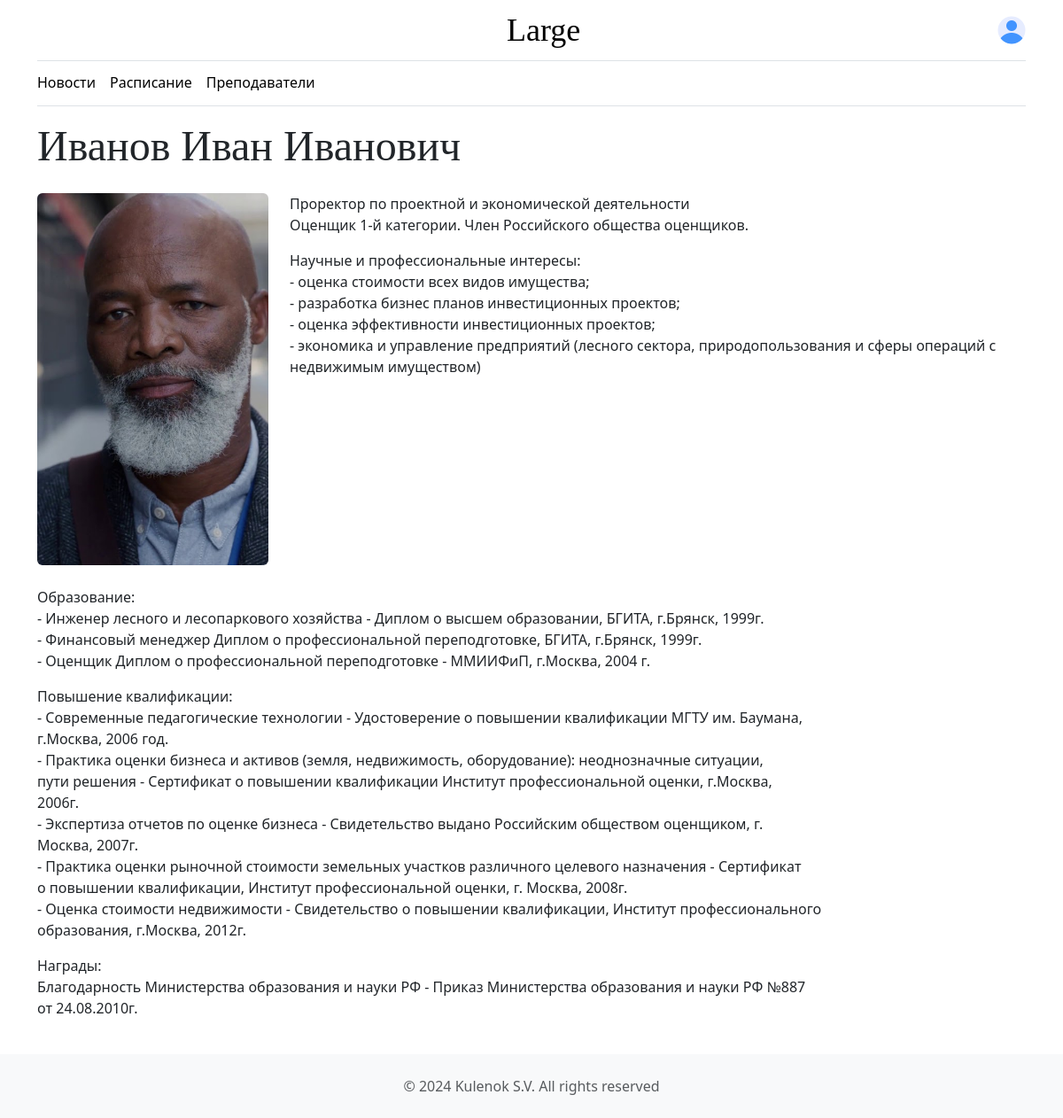
/teachers/ivanov-ivan-ivanovich, run on the app's committed database.
### university/models.py (models this page shows, shortened)
class teacher_model(models.Model):
    image = models.ImageField(upload_to='uploads', blank=True)
    fullname = models.CharField(max_length=150, blank=False)
    job = models.CharField(max_length=200, blank=False)
    short_description = models.CharField(max_length=100, blank=True)
    head_text = models.TextField(blank=False)
    description = models.TextField(blank=True)
    slug = models.SlugField(null=False, unique=True)
    class Meta: ordering = ["fullname"]

### university/views.py (the view)
# urls.py: path("teachers/<slug:teacher_slug>", views.teacher, name="teacher"),
def teacher(request, teacher_slug):
    teacher_data = get_object_or_404(teacher_model, slug=teacher_slug)
    context = {'title': f'Преподаватели | {teacher_data.fullname}',
               'data': teacher_data}
    return render(request, 'university/teacher.html', context)

### templates/university/teacher.html
{% extends "university/base.html" %}
{% load static %}
{% block body %}
<main class="container mb-4">
    <div class="col-md-12">
        <h2 class="display-5 mb-4">{{data.fullname}}</h2>
        <div class="row mb-4">
            {% if data.image %}
            <div class="col-3">
                <img class="img-fluid profile-image rounded"
                     src="/media/{{data.image}}">
            </div>
            {% endif %}
            <div class="col">{{data.head_text | linebreaks}}</div>
        </div>
        <div class="detail-meta">{{data.description | linebreaks}}</div>
    </div>
</main>
{% endblock %}

### static/university/css/style.css (style rules this page uses)
html, body { height: 100%; }
body { flex-direction: column; display: flex; }
h1, h2, h3, h4, h5, h6 { font-family: "Playfair Display", Georgia, "Times New Roman", serif; }
.profile-image { height: 420px; object-fit: cover; }

### data on the page
teacher_model: fullname "Иванов Иван Иванович", image (placeholder picture), head_text "Проректор по проектной и экономической деятельности Оценщик 1-й категории. Член Российского общества оценщиков. Научные и профессиональные интересы: - оценка стоимости всех видов имущества; - разработка бизнес планов инвестиционных проектов; - оценка эффективности инвестиционных проектов; - экономика и управление предприятий (лесного сектора, природопользования и сферы операций с недвижимым имуществом)", description "Образование: - Инженер лесного и лесопаркового хозяйства - Диплом о высшем образовании, БГИТА, г.Брянск, 1999г. - Финансовый менеджер Диплом о профессиональной переподготовке, БГИТА, г.Брянск, 1999г. - Оценщик Диплом о профессиональной переподготовке - ММИИФиП, г.Москва, 2004 г. Повышение квалификации: - Современные педагогические технологии - Удостоверение о повышении квалификации МГТУ им. Баумана, г.Москва, 2006 год. - Практика оценки бизнеса и активов (земля, недвижимость, оборудование): неоднозначные ситуации, пути решения - Сертификат о повышении квалификации Институт профессиональной оценки, г.Москва, 2006г. - Экспертиза отчетов по оценке бизнеса - Свидетельство выдано Российским…"
